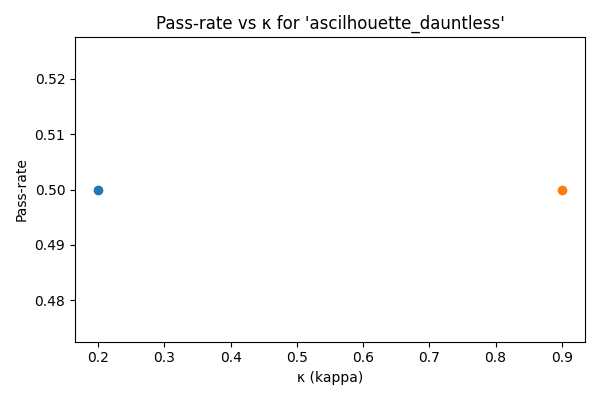
#> input picture doclab/experiments/Dimensional_Collapse/passrate_ascilhouette_dauntless.png, 600 x 400 px; its folder holds only this picture in this run
$ python hcs_vis.py passrate_ascilhouette_dauntless.png
#> lines starting #> are read from the running program, lines starting #| are printed output that depends on the picture
# hcs_visualizer.py
# MODIFIED from hcs_zipper.py
# - Now accepts any image via command line.
# - Enhanced visualizations:
#   - Adds a "Collapse Locus" plot to show where the change occurs.
#   - Adds colorbars to all image plots for scale.

import numpy as np
import pandas as pd
import matplotlib.pyplot as plt
import os
from PIL import Image
import argparse  # NEW: For handling command-line arguments

# --- Helper Functions (largely unchanged) ---

def polar_grid(n: int = 192, r_max: float = 1.0):
    lin = np.linspace(-r_max, r_max, n)
    x, y = np.meshgrid(lin, lin)
    r = np.sqrt(x*x + y*y) + 1e-12
    theta = np.arctan2(y, x)
    return x, y, r, theta

def dominant_angular_mode(field, theta, max_m=8):
    n = field.shape[0]
    mask = np.ones_like(field, dtype=bool)
    c = n // 2
    rr = np.sqrt((np.indices(field.shape)[0] - c)**2 + (np.indices(field.shape)[1] - c)**2)
    mask[rr < 4] = False
    amps = []
    for m in range(1, max_m + 1):
        c0 = np.sum(field[mask] * np.cos(m * theta[mask]))
        s0 = np.sum(field[mask] * np.sin(m * theta[mask]))
        amps.append((m, float(np.hypot(c0, s0))))
    amps.sort(key=lambda t: t[1], reverse=True)
    return int(amps[0][0])

def helical_time_evolve(field, kappa, t, omega=2*np.pi*1.0):
    return np.cos(kappa * omega * t) * field + np.sin(kappa * omega * t) * np.gradient(field, axis=0)[0]

def psi_3to2_collapse_strong(field, theta, Ta, Gamma):
    # NEW: This function now also returns a map of where the collapse occurred.
    m3 = np.cos(3 * theta)
    m2 = np.cos(2 * theta)
    a3 = np.sum(field * m3)
    field_no_m3 = field - (a3 / (np.sum(m3 * m3) + 1e-12)) * m3
    E = np.sqrt(np.mean(field_no_m3**2) + 1e-12)
    m2u = m2 / np.sqrt(np.mean(m2**2) + 1e-12)
    refill = E * m2u
    g = float(np.clip((1.0 - Ta) * Gamma, 0.0, 1.0))

    collapsed_field = (1.0 - g) * field + g * refill
    # NEW: Calculate the absolute difference to see the magnitude of change at each pixel.
    collapse_map = np.abs(collapsed_field - field)

    return collapsed_field, g, collapse_map

def detect_frequency(signal, dt):
    from numpy.fft import rfft, rfftfreq
    sig = signal - np.mean(signal)
    yf = np.abs(rfft(sig))
    xf = rfftfreq(len(sig), dt)
    if len(xf) < 3: return 0.0, 0.0, xf, yf
    yf[0] = 0.0
    i = int(np.argmax(yf))
    peak = float(yf[i])
    noise = float(np.median(yf[yf > 0])) if np.any(yf > 0) else 1e-12
    return float(xf[i]), float(peak / (noise + 1e-12)), xf, yf

def phase_flux_space(field, dx=1.0):
    gx, gy = np.gradient(field, dx, dx)
    return float(np.mean(np.hypot(gx, gy)))

def phase_flux_time(signal, dt):
    d = np.gradient(signal, dt)
    return float(np.mean(np.abs(d)))

def ingest_field(path, size=192):
#> called with path = 'passrate_ascilhouette_dauntless.png', size = 192
    img = Image.open(path).convert("L").resize((size, size))
    arr = np.array(img).astype(np.float32)
    arr = (arr - arr.mean()) / (arr.std() + 1e-12)
    return np.tanh(arr / 2.5)
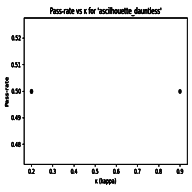
#> returned value: shape (192, 192) float32; min -0.999, max 0.0938, mean 0.0374; drawn with min black and max white

# --- Main Simulation and Visualization Function ---

def run_one(field, kappa, Ta, Gamma, Ki, outdir=None, tag=None, save_figs=False):
    n = field.shape[0]
    x, y, r, theta = polar_grid(n, 1.0)

    lobes_before = dominant_angular_mode(field, theta)
    space_flux = phase_flux_space(field)

    evolved = helical_time_evolve(field, kappa, t=6.0)
    # NEW: Capture the collapse_map from the modified function.
    collapsed, gate, collapse_map = psi_3to2_collapse_strong(evolved, theta, Ta, Gamma)

    lobes_after = dominant_angular_mode(collapsed, theta)
    t = np.arange(0, 6.0, 1/160.0)
    base = float(np.tanh(collapsed.mean()))
    phi = base * np.sin(Ki * t)
    dt = 1/160.0
    f, snr, xf, yf = detect_frequency(phi, dt)
    time_flux = phase_flux_time(phi, dt)
    bal = abs(space_flux - time_flux) / (abs(space_flux) + abs(time_flux) + 1e-12)
    verdict = bool((Ta <= 0.35) and (Gamma >= 0.75) and (lobes_after <= 2) and (snr >= 5.0) and (bal < 0.9))

    fp = sp = cp = None  # NEW: Initialize path for collapse plot
    if save_figs and outdir and tag:
        os.makedirs(outdir, exist_ok=True)

        # NEW: Enhanced Pre/Post figure with colorbars for scale.
        plt.figure(figsize=(10, 4))
        plt.subplot(1, 2, 1)
        im1 = plt.imshow(field, cmap="gray")
        plt.colorbar(im1, fraction=0.046, pad=0.04)
        plt.axis("off")
        plt.title(f"Pre (lobes≈{lobes_before})")

        plt.subplot(1, 2, 2)
        im2 = plt.imshow(collapsed, cmap="gray")
        plt.colorbar(im2, fraction=0.046, pad=0.04)
        plt.axis("off")
        plt.title(f"Post (lobes≈{lobes_after})")

        plt.tight_layout()
        fp = os.path.join(outdir, f"{tag}_pre_post.png")
        plt.savefig(fp)
        plt.close()

        # Spectrum plot (unchanged)
        plt.figure(figsize=(6, 4))
        plt.plot(xf, yf)
        plt.xlabel("Frequency")
        plt.ylabel("Amplitude")
        plt.title(f"Ki spectrum (SNR={snr:.1f}, peak={f:.2f})")
        plt.tight_layout()
        sp = os.path.join(outdir, f"{tag}_spectrum.png")
        plt.savefig(sp)
        plt.close()

        # NEW: Plot showing the location and magnitude of the collapse.
        plt.figure(figsize=(5.5, 4))
        im_collapse = plt.imshow(collapse_map, cmap="inferno")
        plt.colorbar(im_collapse, label="Magnitude of Change")
        plt.title("Collapse Locus")
        plt.axis("off")
        plt.tight_layout()
        cp = os.path.join(outdir, f"{tag}_collapse_map.png")
        plt.savefig(cp)
        plt.close()

    return {
        "lobes_before": int(lobes_before), "lobes_after": int(lobes_after),
        "gate": float(gate), "beat_peak": float(f), "beat_SNR": float(snr),
        "phase_balance_error": float(bal), "verdict_pass": verdict,
        "field_png": fp or "", "spectrum_png": sp or "", "collapse_png": cp or "" # NEW: Return collapse plot path
    }

# --- Main Execution Block ---
if __name__ == "__main__":
    # NEW: Set up command-line argument parsing.
    parser = argparse.ArgumentParser(description="Run the HCS dimensional collapse simulation on a single image.")
    parser.add_argument("image_path", type=str, help="Path to the input image file.")
    args = parser.parse_args()

    # --- Simulation Parameters ---
    kappas = [0.2, 0.9]
    params = [(0.90, 0.40, 2 * np.pi * 0.6), (0.28, 0.88, 2 * np.pi * 0.8)]  # (Ta, Gamma, Ki) for control, corridor
    rows = []
    base_dir = "simulation_gallery"
    os.makedirs(base_dir, exist_ok=True)

    # NEW: Use the single image path provided by the user.
    pth = args.image_path
    if not os.path.exists(pth):
        print(f"❌ Error: Image path not found at '{pth}'")
        exit()

    print(f"Processing image: {pth}")
    slug = os.path.splitext(os.path.basename(pth))[0]
    field = ingest_field(pth, size=192)
    out_dir = os.path.join(base_dir, slug)
    os.makedirs(out_dir, exist_ok=True)

    for i, k in enumerate(kappas):
        for j, (Ta, Gamma, Ki) in enumerate(params):
            param_type = 'ctrl' if j == 0 else 'corr'
            tag = f"{slug}_k{k:.2f}_{param_type}"
            # save_figs is only true for the 'corr' case (j==1)
            res = run_one(field, k, Ta, Gamma, Ki, outdir=out_dir, tag=tag, save_figs=(j == 1))

            # NEW: Cleanly prepare data for the DataFrame.
            row_data = {
                "image": slug, "kappa": k, "param_type": param_type,
                "Ta": Ta, "Gamma": Gamma, "Ki_freq": Ki / (2 * np.pi),
                **res
            }
            # Rename keys for clarity in the final CSV
            row_data["prepost_png"] = row_data.pop("field_png")
            row_data["spectrum_png"] = row_data.pop("spectrum_png")
            row_data["collapse_locus_png"] = row_data.pop("collapse_png")
            rows.append(row_data)
#> this loop made 2 passes
#> pass 1, in phase_flux_space, `gx, gy = np.gradient(field, dx, dx)`:
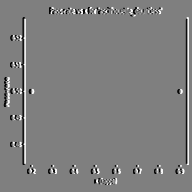
#> gy: shape (192, 192) float32; min -0.546, max 0.545, mean -1.74e-11; drawn with min black and max white
#> pass 1, in psi_3to2_collapse_strong, `m3 = np.cos(3 * theta)`:
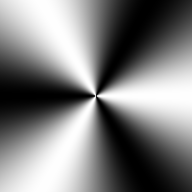
#> m3: shape (192, 192) float64; min -1, max 1, mean 1.12e-17; drawn with min black and max white
#> pass 1, in run_one (call 2), `plt.savefig(cp)`:
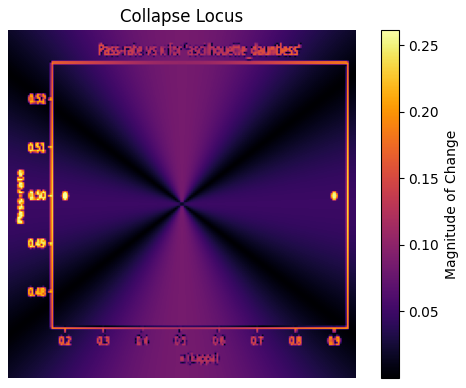
#> figure drawn by matplotlib, 2 panels
#> pass 2, in run_one (call 4), `plt.savefig(cp)`:
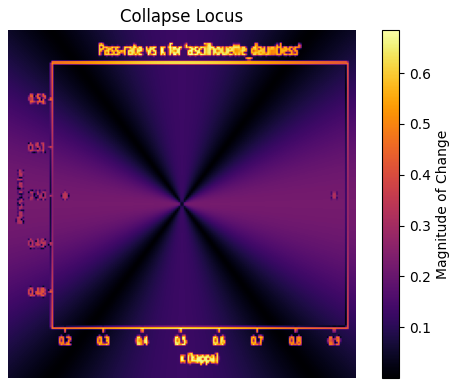
#> figure drawn by matplotlib, 2 panels
#> after the loop, rows = 4 items

    atlas = pd.DataFrame(rows)
#> atlas = table of 4 rows and 16 columns
    # NEW: Make output filenames unique to the input image.
    csv_path = f"atlas_{slug}.csv"
    atlas.to_csv(csv_path, index=False)

    # --- Aggregate Plots (now specific to the input image) ---
    plt.figure(figsize=(6, 4))
    for k in kappas:
        sel = atlas[atlas["kappa"] == k]
        pr = float(np.mean(sel["verdict_pass"])) if len(sel) > 0 else 0.0
        plt.scatter([k], [pr])
#> this loop made 2 passes
#> (sel, pr) on passes 1 to 2: (table of 2 rows and 16 columns, 0.5), (table of 2 rows and 16 columns, 0.5)
    plt.xlabel("κ (kappa)")
    plt.ylabel("Pass-rate")
    plt.title(f"Pass-rate vs κ for '{slug}'")
    plt.tight_layout()
    pass_png = f"passrate_{slug}.png"
    plt.savefig(pass_png)
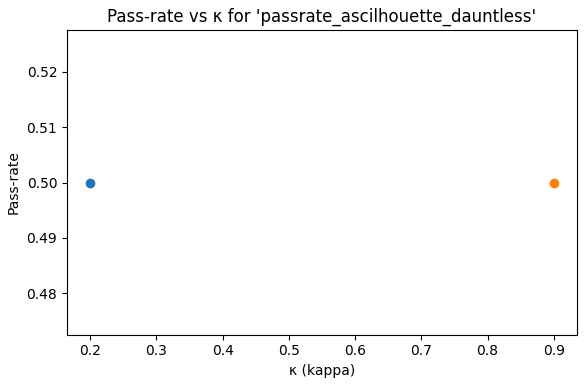
#> figure drawn by matplotlib, 1 panel
    plt.close()

    plt.figure(figsize=(6, 4))
    for k in kappas:
        sel = atlas[atlas["kappa"] == k]
        avg_snr = float(np.mean(sel["beat_SNR"])) if len(sel) > 0 else 0.0
        plt.scatter([k], [avg_snr])
#> this loop made 2 passes
#> (sel, avg_snr) on passes 1 to 2: (table of 2 rows and 16 columns, 774.5), (table of 2 rows and 16 columns, 774.5)
    plt.xlabel("κ (kappa)")
    plt.ylabel("Average Signal-to-Noise Ratio (SNR)")
    plt.title(f"Average SNR vs κ for '{slug}'")
    plt.tight_layout()
    snr_png = f"avg_snr_{slug}.png"
    plt.savefig(snr_png)
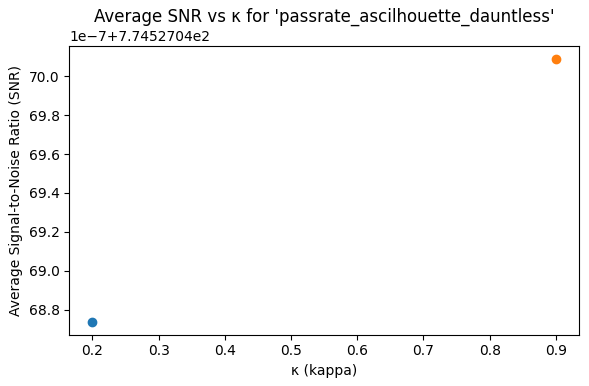
#> figure drawn by matplotlib, 1 panel
    plt.close()

    print("\n✅ Processing complete! Your files are ready:")
    print(f"  - Results CSV:      {csv_path}")
    print(f"  - Image Gallery:    {out_dir}")
    print(f"  - Pass-rate Plot:   {pass_png}")
    print(f"  - SNR Plot:         {snr_png}")

$ run again, on doclab/experiments/Dimensional_Collapse/passrate_zen_unbralight.png
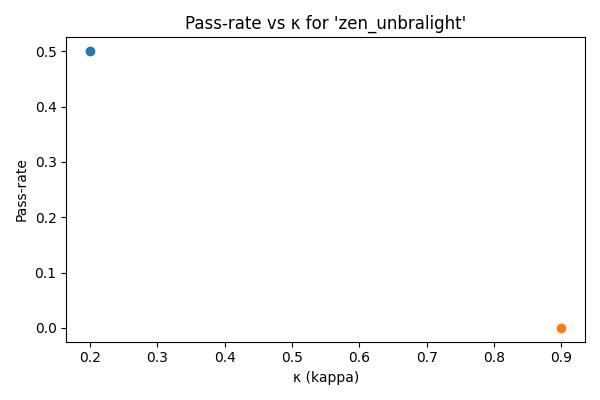
#> input picture doclab/experiments/Dimensional_Collapse/passrate_zen_unbralight.png, 600 x 400 px
#> the loop `for i, k in enumerate(kappas):` made 2 passes
#> pass 1, in phase_flux_space, `gx, gy = np.gradient(field, dx, dx)`:
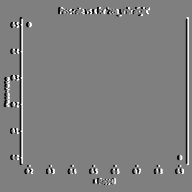
#> gy: shape (192, 192) float32; min -0.545, max 0.545, mean 1.78e-11; drawn with min black and max white
#> after the loop `for i, k in enumerate(kappas):`: rows = 4 items
#> atlas = table of 4 rows and 16 columns
#> the loop `for k in kappas:` made 2 passes
#> (sel, pr) on passes 1 to 2: (table of 2 rows and 16 columns, 0.5), (table of 2 rows and 16 columns, 0.5)
#> the loop `for k in kappas:` made 2 passes
#> (sel, avg_snr) on passes 1 to 2: (table of 2 rows and 16 columns, 774.5), (table of 2 rows and 16 columns, 774.5)
#> `plt.savefig(snr_png)`:
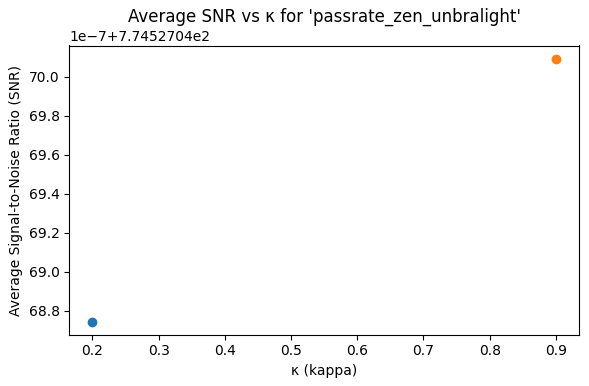
#> figure drawn by matplotlib, 1 panel
